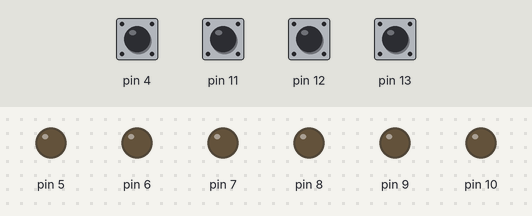
The sketch below on a simulated Arduino Uno, built with avr-gcc and run on an emulated ATmega328P. On the bench: output pins drawn as LEDs (lit = HIGH). The inputs (shaded band) are chosen by the test bench; at power-on: pin 4, pin 11–13 HIGH.

Above: at 0.8 s.
0.9 s: pin 4 pulled LOW for 0.15 s
At 1.3 s:
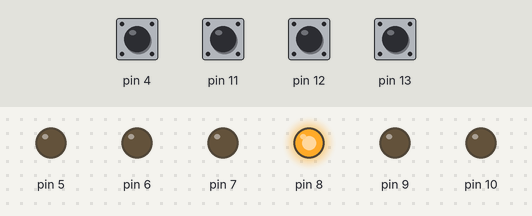
2.5 s: pin 11 pulled LOW for 0.15 s
At 3.8 s:
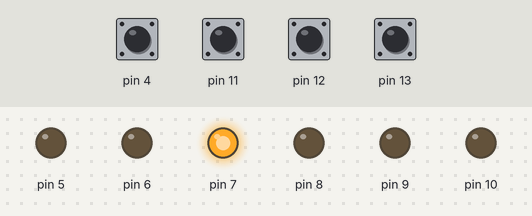
4.1 s: pin 12 pulled LOW for 0.15 s
At 5.0 s:
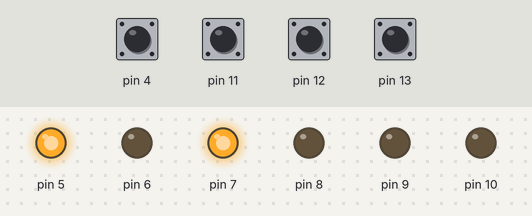
5.7 s: pin 13 pulled LOW for 0.15 s
At 6.2 s:
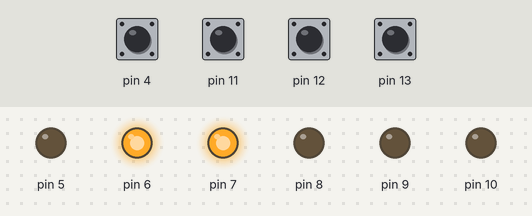
7.3 s: pin 4 pulled LOW for 1 s
At 8.7 s:
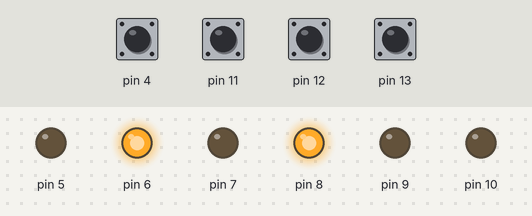
9.8 s: pin 11 pulled LOW for 1 s
At 10.6 s:
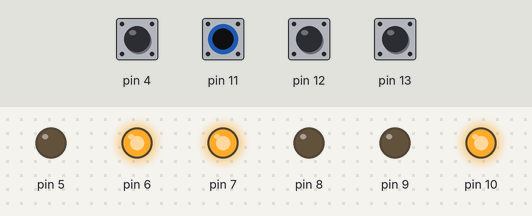
Timing chart, 0 to 12.8 s (numbered marks = the images above; inputs shaded):
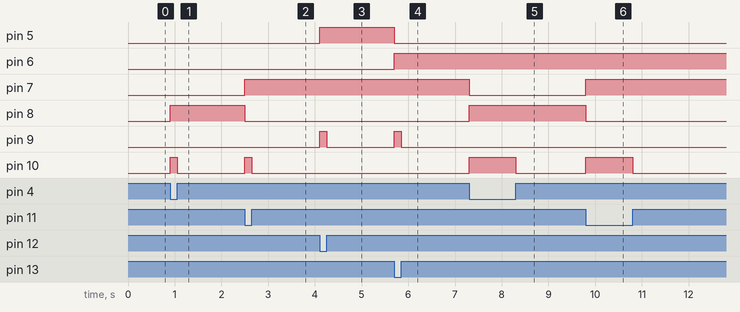

The sketch:

Pult2_.ino
```cpp
//#define SENSOR_LEFT 3
//#define SENSOR_RIGHT 2

//Пины 5-10 заняты
void LeftBackward()
{
  //Left backward
  digitalWrite(7, LOW);
  digitalWrite(8, HIGH);
  analogWrite(10, 255);
}

void LeftForward()
{
  //Left forward
  digitalWrite(7, HIGH);
  digitalWrite(8, LOW);
  analogWrite(10, 255);
}

void RightForward()
{
  //Right backward
  digitalWrite(5, HIGH);
  digitalWrite(6, LOW);
  analogWrite(9, 255);
}

void RightBackward()
{
  //Right backward
  digitalWrite(5, LOW);
  digitalWrite(6, HIGH);
  analogWrite(9, 255);
}

void LeftStop()
{
  //Left stop
  analogWrite(10, 0);
}

void RightStop()
{
  //Right stop
  analogWrite(9, 0);
}

void setup()
{
  // put your setup code here, to run once:

  //
  pinMode(5, OUTPUT);
  pinMode(6, OUTPUT);
  pinMode(7, OUTPUT);
  pinMode(8, OUTPUT);
  pinMode(9, OUTPUT);
  pinMode(10, OUTPUT);

  pinMode(13, INPUT_PULLUP);
  pinMode(12, INPUT_PULLUP);
  pinMode(11, INPUT_PULLUP);
  pinMode(4 , INPUT_PULLUP);


  Serial.begin(9600);

  //pinMode(SENSOR_RIGHT, INPUT);
  //pinMode(SENSOR_LEFT, INPUT);


  while(true)
  {
    bool L_FWD = !digitalRead(11);
    bool L_BWD = !digitalRead(4);
    bool R_FWD = !digitalRead(12);
    bool R_BWD = !digitalRead(13);


    if(L_FWD)
      LeftForward();
    else if(L_BWD)
      LeftBackward();
    else
      LeftStop();

    if(R_FWD)
      RightForward();
    else if(R_BWD)
      RightBackward();
    else
      RightStop();
  }

}

void loop() {
}
```

Measured:
- after the input at 0.9 s, pin 8: LOW → HIGH at once; pin 10: LOW → HIGH at once, → LOW 0.15 s later
- after the input at 2.5 s, pin 7: LOW → HIGH at once; pin 8: HIGH → LOW at once; pin 10: LOW → HIGH at once, → LOW 0.15 s later
- after the input at 4.1 s, pin 5: LOW → HIGH at once; pin 9: LOW → HIGH at once, → LOW 0.15 s later
- after the input at 5.7 s, pin 5: HIGH → LOW at once; pin 6: LOW → HIGH at once; pin 9: LOW → HIGH at once, → LOW 0.15 s later
- after the input at 7.3 s, pin 7: HIGH → LOW at once; pin 8: LOW → HIGH at once; pin 10: LOW → HIGH at once, → LOW 1.0 s later
- after the input at 9.8 s, pin 7: LOW → HIGH at once; pin 8: HIGH → LOW at once; pin 10: LOW → HIGH at once, → LOW 1.0 s later
